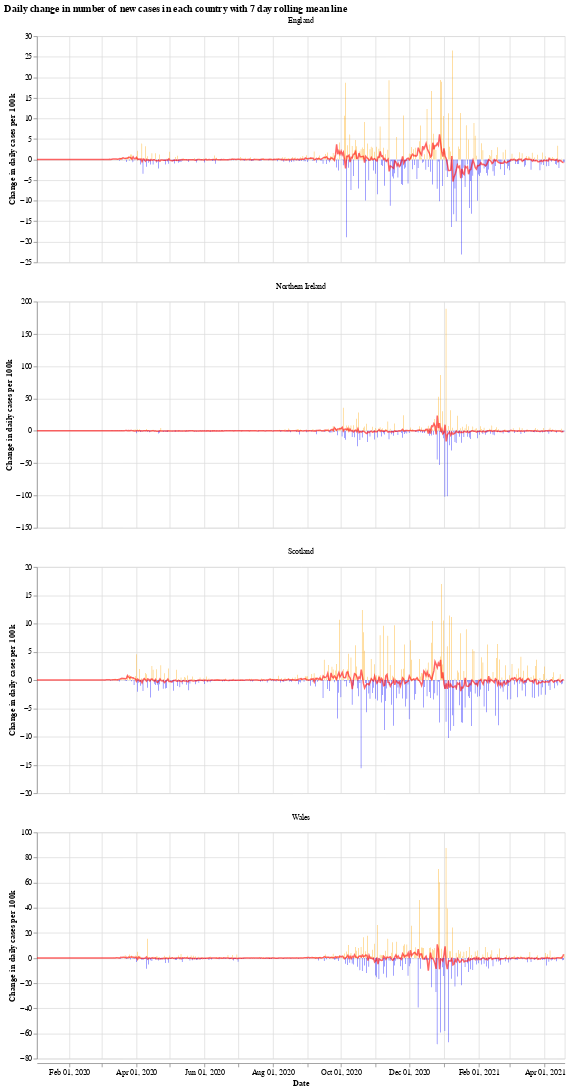

Notebook code cell kept with this figure:
### Markdown cell above
We will use the Python library `Altair` for visualising the data, see the [altair docs](https://altair-viz.github.io/) for more information.

First we have a graph which shows the daily change in the number of new cases for each country. This number jumps up and down all over the place, which is likely due to delay in reporting of new cases over the weekend. Another interesting thing is that it looks like the daily cases in Wales experienced a much shorter period of calm over the summer (calm in the sense of daily cases not jumping up and down).

The orange bars are days when the number of new cases (per 100k population) was more than the previous day, while the blue are days when the number of new cases dropped. The red line is the 7 day moving average. 

When the moving average line is below 0, it means that there is a consistent drop in new cases. We can see this clearly happening around the times that lockdowns were introduced (though, to varying degrees). I will update the graphs soon with a marker of when each lockdown started.

### Code cell
# collapse
import altair as alt

bars = alt.Chart(uk_cases).mark_bar().encode(
    x=alt.X("yearmonthdate(date):T", axis=alt.Axis(title='Date')),
    y=alt.Y("casesChangeRate:Q", axis=alt.Axis(title='Change in daily cases per 100k')),
    tooltip='casesChange',
    color=alt.condition(
        alt.datum.casesChangeRate > 0,
        alt.value("orange"),  # The positive color
        alt.value("blue")  # The negative color
    )
).properties(title='Daily change in number of new cases with 7 day rolling mean',width=700).interactive()

line = alt.Chart(uk_cases).mark_line(
    color='red',
    size=2,
    opacity=0.6
).transform_window(
    rolling_mean='mean(casesChangeRate)',
    frame=[0, 7],
    groupby=['areaName']
).encode(
    x='yearmonthdate(date):T',
    y='rolling_mean:Q'
)

alt.layer(bars, line, data=uk_cases).facet(alt.Column(
    'areaName', title=''), columns=1).resolve_scale(y='independent').properties(title='Daily change in number of new cases in each country with 7 day rolling mean line')

### Figure 1 — Vega-Lite specification as saved in the notebook (floating-point values rounded to 4 significant figures; data arrays with more than 128 entries replaced by an {"elided": "..."} marker saying what was removed)
{"config": {"view": {"continuousWidth": 400, "continuousHeight": 300}}, "data": {"name": "data-e0a7ca193b33e0061b18b61e21d26f30"}, "facet": {"type": "nominal", "field": "areaName", "title": ""}, "spec": {"layer": [{"mark": "bar", "encoding": {"color": {"condition": {"value": "orange", "test": "(datum.casesChangeRate > 0)"}, "value": "blue"}, "tooltip": {"type": "quantitative", "field": "casesChange"}, "x": {"type": "temporal", "axis": {"title": "Date"}, "field": "date", "timeUnit": "yearmonthdate"}, "y": {"type": "quantitative", "axis": {"title": "Change in daily cases per 100k"}, "field": "casesChangeRate"}}, "selection": {"selector001": {"type": "interval", "bind": "scales", "encodings": ["x", "y"]}}, "title": "Daily change in number of new cases with 7 day rolling mean", "width": 700}, {"mark": {"type": "line", "color": "red", "opacity": 0.6, "size": 2}, "encoding": {"x": {"type": "temporal", "field": "date", "timeUnit": "yearmonthdate"}, "y": {"type": "quantitative", "field": "rolling_mean"}}, "transform": [{"window": [{"op": "mean", "field": "casesChangeRate", "as": "rolling_mean"}], "frame": [0, 7], "groupby": ["areaName"]}]}]}, "columns": 1, "resolve": {"scale": {"y": "independent"}}, "title": "Daily change in number of new cases in each country with 7 day rolling mean line", "$schema": "https://vega.github.io/schema/vega-lite/v4.8.1.json", "datasets": {"data-e0a7ca193b33e0061b18b61e21d26f30": {"elided": "1888 records"}}}
